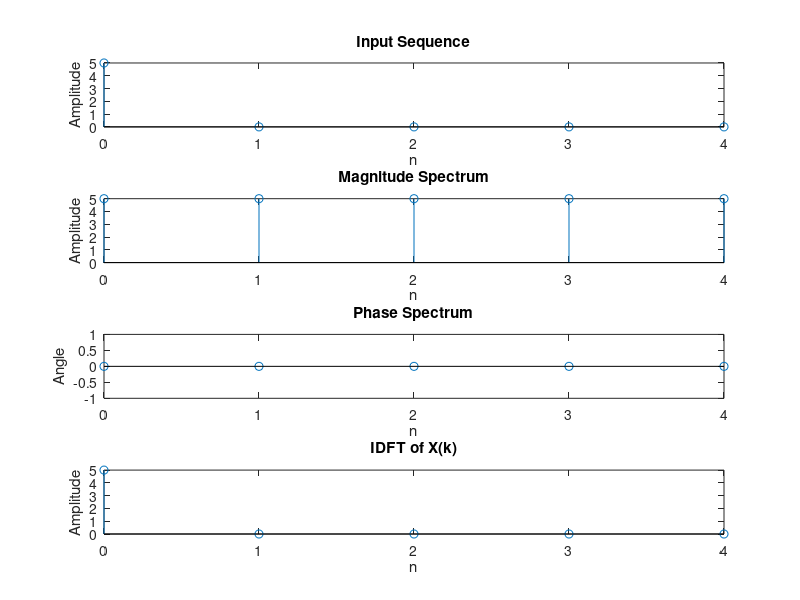

Reproduce this figure in MATLAB.
clc;
clear all;
close all;

N = input("Enter N value: ");
x = input("Enter a sequence: ");
x = [x, zeros(1, N-length(x))];
x
X = zeros(N,1);

for k = 0:N-1
    for n = 0:N-1
        X(k+1) = X(k+1) + x(n+1)*exp(-1i*2*pi*n*k/N);
    end
end
disp("DFT: ")
X

n = 0:N-1;
subplot(4,1,1)
stem(n, x)
xlabel("n")
ylabel("Amplitude")
title("Input Sequence")

subplot(4,1,2)
stem(n, abs(X))
xlabel("n")
ylabel("Amplitude")
title("Magnitude Spectrum")

subplot(4,1,3)
stem(n, angle(X))
xlabel("n")
ylabel("Angle")
title("Phase Spectrum")

y = zeros(N,1);
for n = 0:N-1
    for k = 0:N-1
        y(n+1) = y(n+1) + X(k+1)*1/N*exp(1i*2*pi*n*k/N);
    end
end

disp("IDFT: ")
y

n = 0:N-1
subplot(4,1,4)
stem(n, abs(y))
xlabel("n")
ylabel("Amplitude")
title("IDFT of X(k)")

